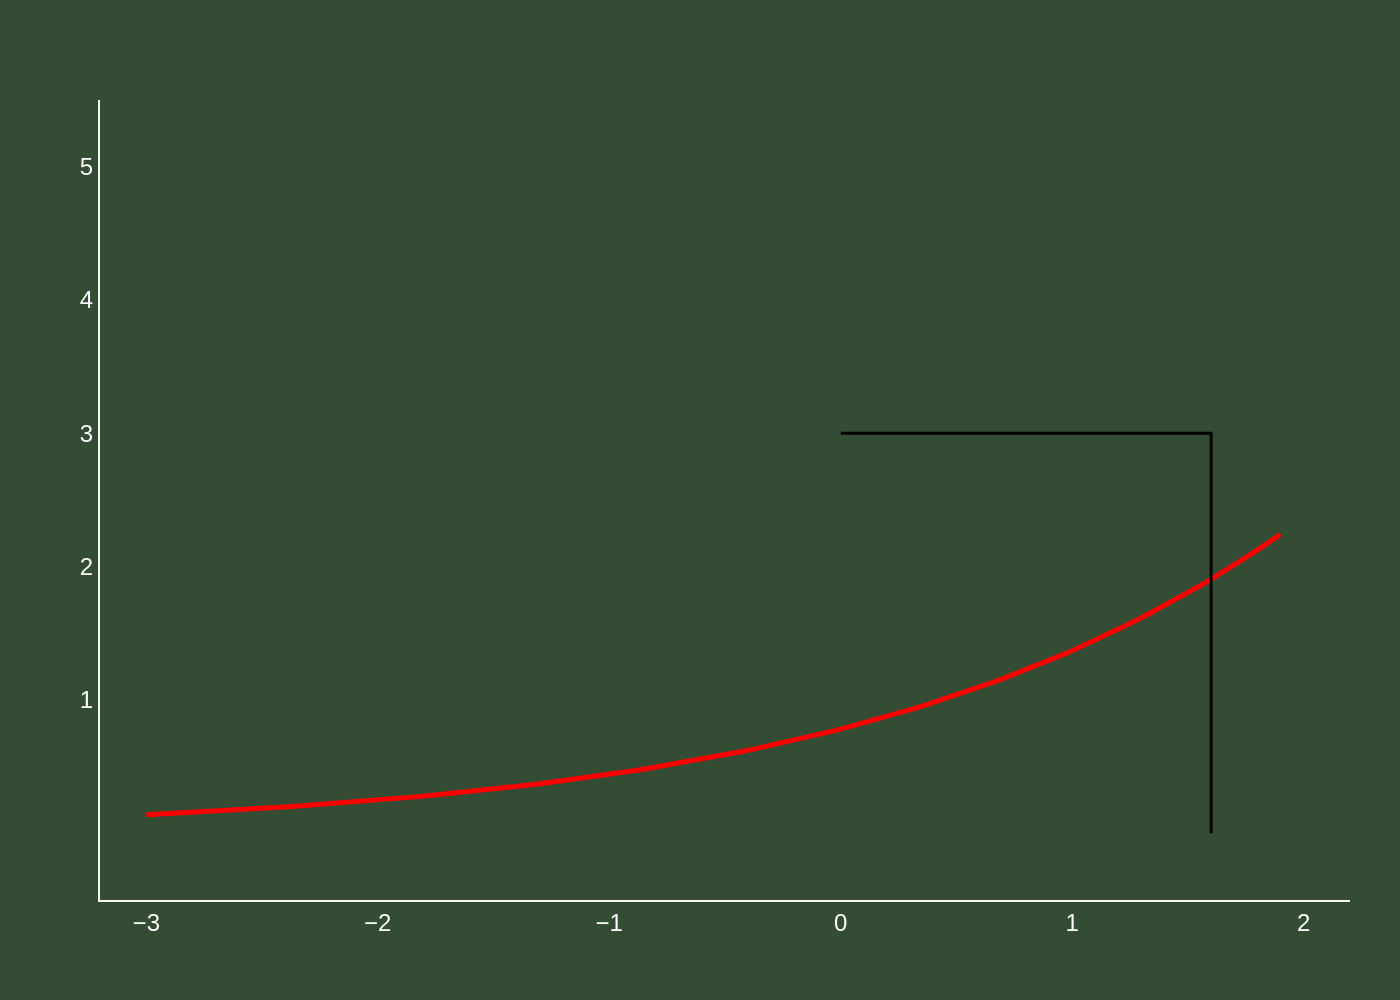

Write Python code to recreate this figure.
import sys
import json
import plotly.graph_objects as go
from pathlib import Path

# --- 1. Argument and File Handling ---
if len(sys.argv) != 2:
    print("Usage: python recreate_chart.py <path_to_json_file>")
    sys.exit(1)

json_path = Path(sys.argv[1])
if not json_path.is_file():
    print(f"Error: JSON file not found at '{json_path}'")
    sys.exit(1)

with open(json_path, 'r', encoding='utf-8') as f:
    chart_data = json.load(f)

# --- 2. Data and Configuration Extraction ---
data_series = chart_data.get('chart_data', [])
texts = chart_data.get('texts', {})
colors = chart_data.get('colors', {})
layout_options = chart_data.get('layout_options', {})
style_options = chart_data.get('style_options', {})

# --- 3. Chart Creation ---
fig = go.Figure()

# Add data traces
series_colors = colors.get('series_colors', [])
line_widths = style_options.get('line_widths', [])

for i, series in enumerate(data_series):
    fig.add_trace(go.Scatter(
        x=series.get('x'),
        y=series.get('y'),
        mode='lines',
        name=series.get('name', ''),
        line=dict(
            color=series_colors[i] if i < len(series_colors) else None,
            width=line_widths[i] if i < len(line_widths) else 2
        )
    ))

# --- 4. Layout Configuration ---
title_str = texts.get('title', '')
subtitle_str = texts.get('subtitle', '')
full_title = f"{title_str}<br><sub>{subtitle_str}</sub>" if subtitle_str else title_str

fig.update_layout(
    title=dict(
        text=full_title,
        x=0.05,
        xanchor='left'
    ),
    plot_bgcolor=colors.get('background_color', '#FFFFFF'),
    paper_bgcolor=colors.get('background_color', '#FFFFFF'),
    font=dict(
        family="Arial",
        size=12,
        color=colors.get('text_color', '#000000')
    ),
    showlegend=False,
    margin=dict(t=50, r=25, b=50, l=50),
    xaxis=dict(
        title_text=texts.get('x_axis_title'),
        range=layout_options.get('x_axis_range'),
        tickvals=layout_options.get('x_axis_ticks'),
        showline=True,
        linewidth=1,
        linecolor=colors.get('axis_color'),
        showgrid=False,
        zeroline=False
    ),
    yaxis=dict(
        title_text=texts.get('y_axis_title'),
        range=layout_options.get('y_axis_range'),
        tickvals=layout_options.get('y_axis_ticks'),
        showline=True,
        linewidth=1,
        linecolor=colors.get('axis_color'),
        showgrid=False,
        zeroline=False
    )
)

# --- 5. Output ---
output_path = json_path.with_suffix('.png')
fig.write_image(output_path, scale=2)
print(f"Chart saved to {output_path}")
